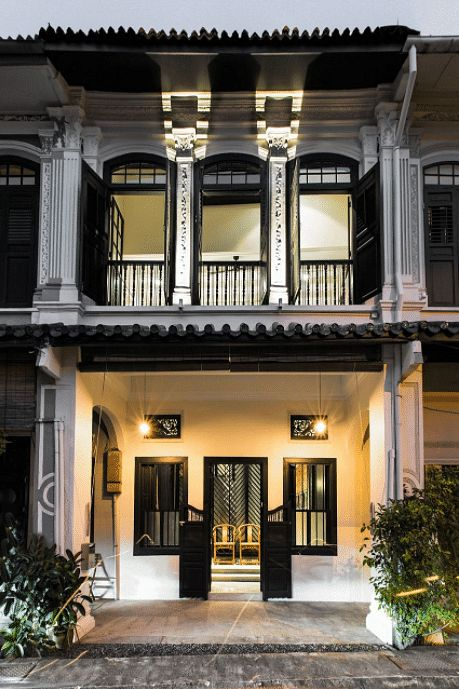
#> input picture dataset/ML-AR-COLONIAL/0393e5ac9134ac35e637785a9bc200b3.jpg, 459 x 689 px
$ python -i AR_images.py   (imports and definitions only)
#> lines starting #> are read from the running program, lines starting #| are printed output that depends on the picture
# AR_images.py
from PIL import ImageOps, ExifTags

def correct_orientation(img):
    try:
        for orientation in ExifTags.TAGS.keys():
            if ExifTags.TAGS[orientation] == 'Orientation':
                break
        exif = img._getexif()
        if exif is not None:
            orientation_value = exif.get(orientation, None)
            if orientation_value == 3:
                img = img.rotate(180, expand=True)
            elif orientation_value == 6:
                img = img.rotate(270, expand=True)
            elif orientation_value == 8:
                img = img.rotate(90, expand=True)
    except Exception:
        pass
    return img

def pad_to_square(img, fill='white'):
    desired_size = max(img.size)
    delta_w = desired_size - img.size[0]
    delta_h = desired_size - img.size[1]
    padding = (delta_w // 2, delta_h // 2, delta_w - delta_w // 2, delta_h - delta_h // 2)
    return ImageOps.expand(img, padding, fill=fill)

>>> import cv2
>>> picture = cv2.imread('dataset/ML-AR-COLONIAL/0393e5ac9134ac35e637785a9bc200b3.jpg', cv2.IMREAD_GRAYSCALE)
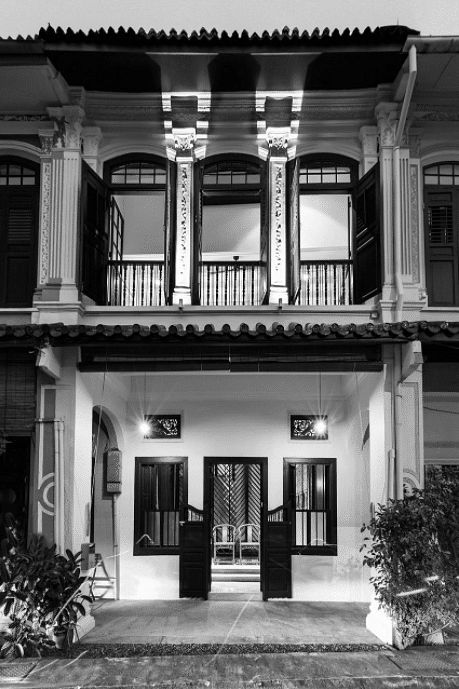
#> picture: shape (689, 459); min 0, max 255, mean 99.2
>>> result = correct_orientation(picture)

$ run again, on dataset/ML-AR-COLONIAL/046b8ae53ddcaa1ee95a788450b1751a.jpg
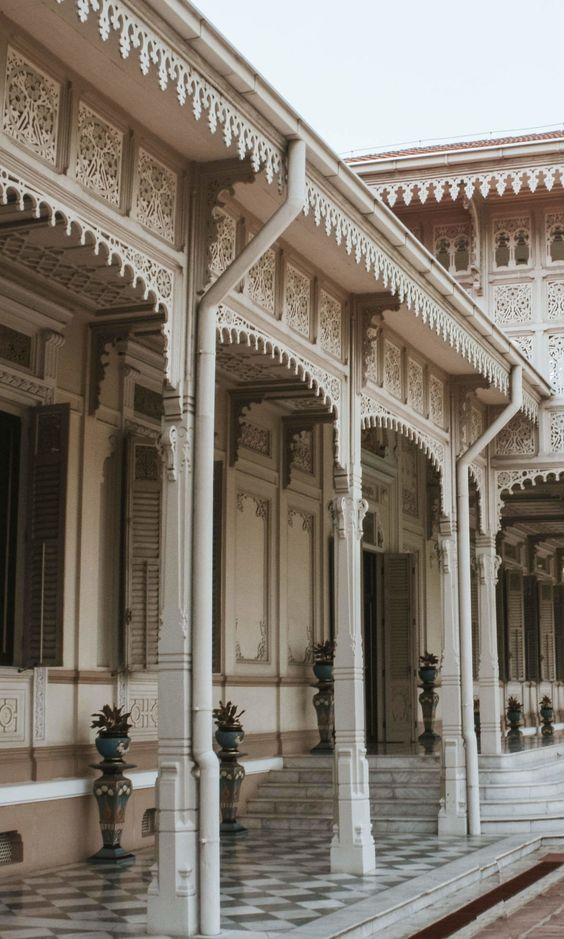
#> input picture dataset/ML-AR-COLONIAL/046b8ae53ddcaa1ee95a788450b1751a.jpg, 564 x 939 px
#> `picture = cv2.imread('dataset/ML-AR-COLONIAL/0393e5ac9134ac35e637785a9..`:
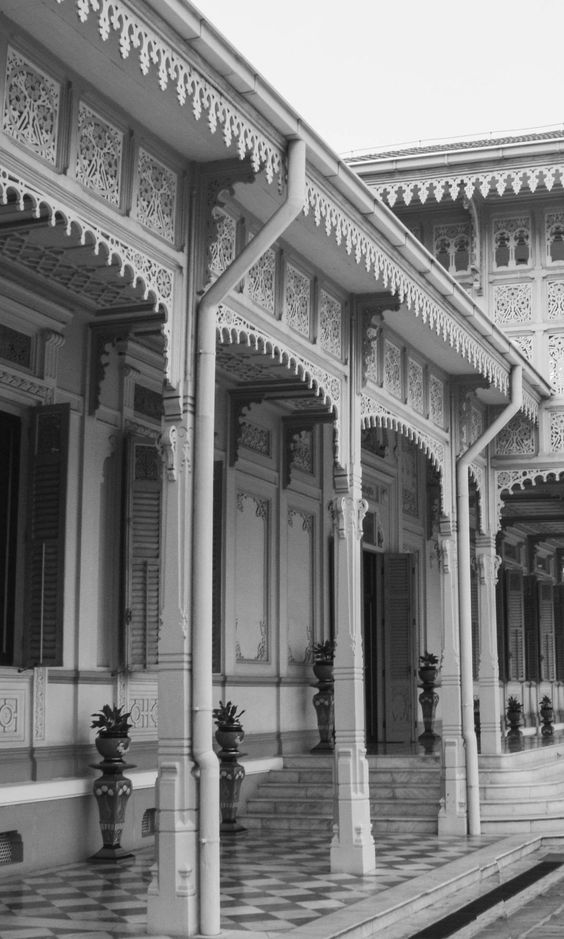
#> picture: shape (939, 564); min 6, max 255, mean 124

$ run again, on dataset/ML-AR-COLONIAL/08aa994b04a4e98d9fe211b88106abb6.jpg
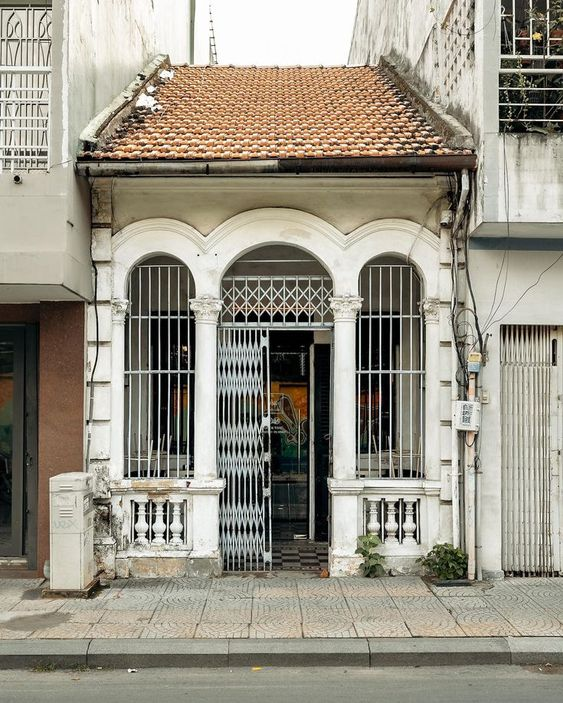
#> input picture dataset/ML-AR-COLONIAL/08aa994b04a4e98d9fe211b88106abb6.jpg, 563 x 703 px
#> `picture = cv2.imread('dataset/ML-AR-COLONIAL/0393e5ac9134ac35e637785a9..`:
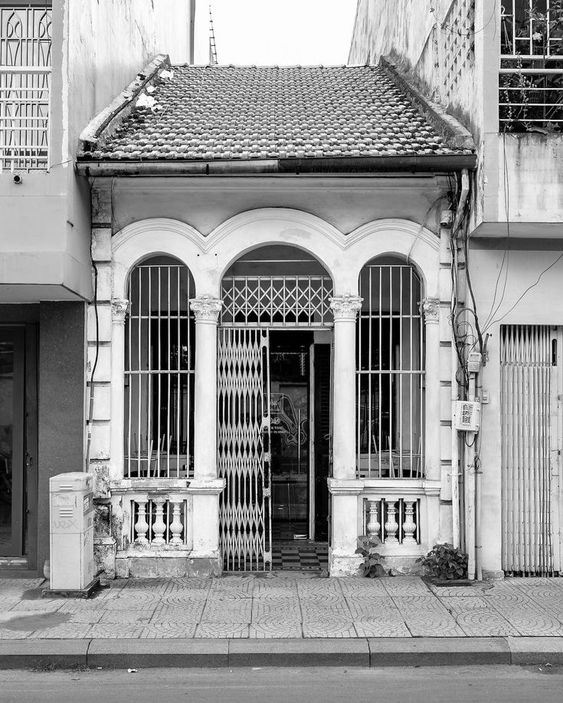
#> picture: shape (703, 563); min 0, max 255, mean 147.2

$ run again, on dataset/ML-AR-COLONIAL/1c6f1019104d7e4d49bb4254121c8ea1.jpg
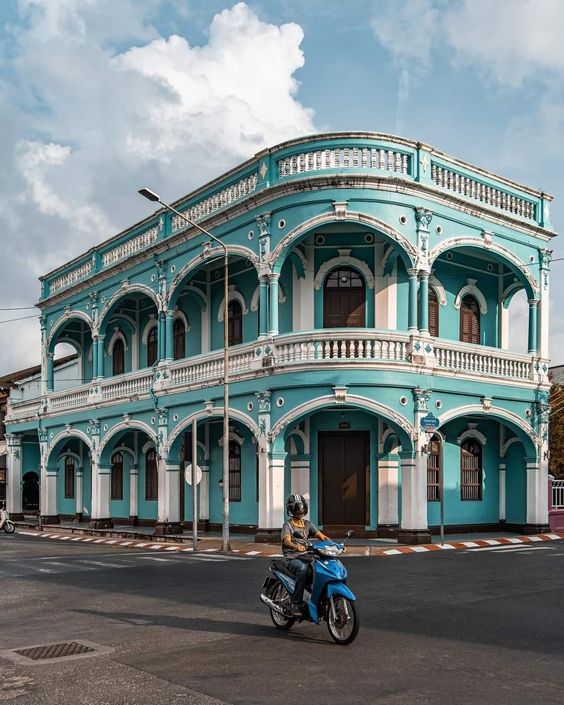
#> input picture dataset/ML-AR-COLONIAL/1c6f1019104d7e4d49bb4254121c8ea1.jpg, 564 x 705 px
#> `picture = cv2.imread('dataset/ML-AR-COLONIAL/0393e5ac9134ac35e637785a9..`:
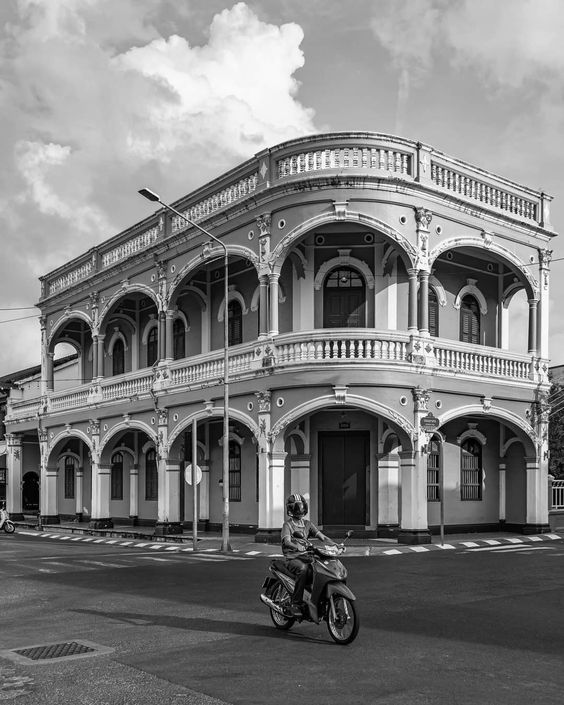
#> picture: shape (705, 564); min 0, max 255, mean 125.2
